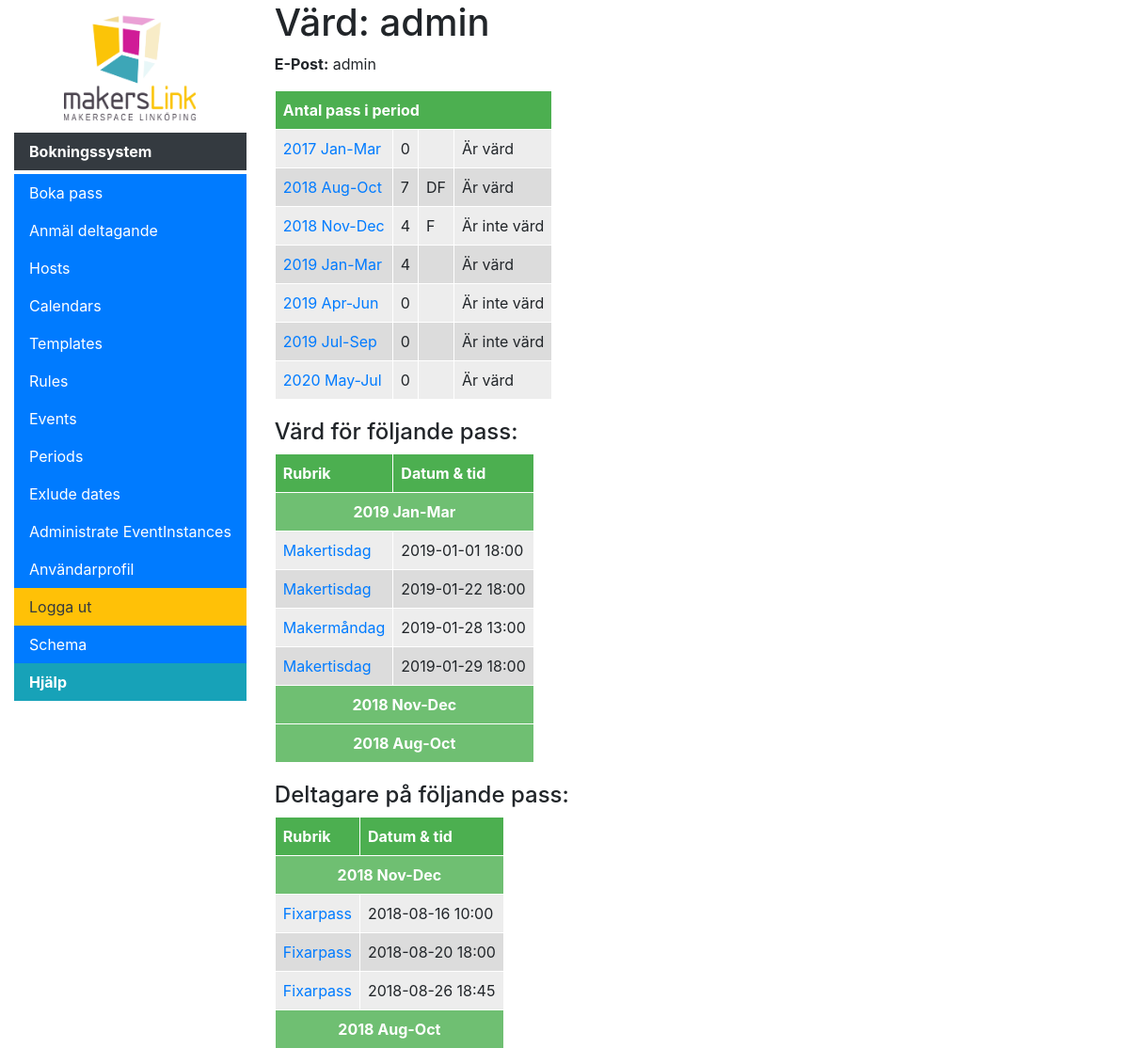
Screenshot of /scheduler/profile (signed in) with the database file from the repository.
### accounts/models.py (models this page shows, shortened)
class User(AbstractBaseUser, PermissionsMixin):
    USERNAME_FIELD = 'email'
    REQUIRED_FIELDS = ['slackId']
    class Meta:
        verbose_name = 'user'
        verbose_name_plural = 'users'
    objects = UserManager()
    slackIdValid = RegexValidator(r'^((?!@).)*$', 'Ange ditt slacknamn utan @-tecken.',
            code='invalid_slackId')
    email = models.EmailField(unique=True, verbose_name="E-post")
    slackId = models.CharField(max_length=100, verbose_name="Slacknamn", unique=True, blank=False, null=False, validators=[slackIdValid])
    is_active = models.BooleanField(default=False)
    is_staff = models.BooleanField(default=False)
    is_registration_complete = models.BooleanField(default=False)

### scheduler/models.py (models this page shows, shortened)
class SchedulingPeriod(models.Model):
    start = models.DateField(help_text="Start of period", db_index=True)
    end = models.DateField(help_text="End of period", db_index=True)
    num_required_events = models.IntegerField(default = 6, help_text="Number of events a host should have in this period")
    participant_key_string = ParticipantKeyField(default = "", help_text="A string representing the events a host is required to be a participant to in this period", max_length=10)
    hosts = models.ManyToManyField(accounts.models.User, related_name="periods", related_query_name="period", blank=True)
    class Meta:
        ordering = ('-start', '-end' )
    @property
    def name(self):
        return self.start.strftime('%Y %b') + "-" + self.end.strftime('%b')
    def get_absolute_url(self):
        return reverse('period-detail', args=[str(self.id)])
    def get_participant_key_list(self):
        userParticipantList = accounts.models.User.objects.all().order_by('eventinstance__participants__slackId', 'eventinstance__period', 'eventinstance__event__template__count_key').annotate(
            participantName = Max('eventinstance__participants__slackId'), keyChar=Max('eventinstance__event__template__count_key', filter=Q(eventinstance__period=self.id)))
        currentUser = None
        resultList = {}
        for userParticipant in userParticipantList:
            if (currentUser == None or currentUser != userParticipant.participantName) and userParticipant.participantName != None:
                currentUser = userParticipant.participantName
                resultList[currentUser] = "";
            if currentUser != None and userParticipant.keyChar != None:
                resultList[currentUser] = resultList[currentUser] + userParticipant.keyChar
        return resultList
    def get_host_count_list(self):
        userHostList = accounts.models.User.objects.all().order_by('slackId', 'eventinstance__period').annotate(
            host_count=Count('slackId', filter=Q(eventinstance__status=1, eventinstance__period=self.id))).order_by('host_count')
        return userHostList
    def get_host_count_key_list(self):
        count_list = self.get_host_count_list()
        key_list = self.get_participant_key_list()
        resultList = {}
        for host in count_list:
            resultList[host.slackId] = str(host.host_count)
            if host.slackId in key_list:
                resultList[host.slackId] = resultList[host.slackId] + " " + key_list[host.slackId]
        return resultList
    def get_all_host_count_key_lists(only_hosts_in_last_period = False):
        periodList = SchedulingPeriod.objects.all().order_by('-start')
        resultList = {}
        for period in periodList:
            for user, count_key in period.get_host_count_key_list().items():
                if not only_hosts_in_last_period or user in SchedulingPeriod.objects.latest('end').hosts.all().values_list('slackId', flat=True):
                    if user not in resultList:
                        resultList[user] = {}
                    resultList[user][period] = count_key
        return resultList
    def __str__(self):
        return self.name

class EventInstance(models.Model):
    STATUS = (
        (-1, 'Ombokning krävs'),
        (0, 'Ledigt'),
        (1, 'Bokat'),
        (2, 'Inställt'),
    )
    id = models.UUIDField(primary_key=True, default=uuid.uuid4, editable=False, help_text="Unique ID for this bookinginstance")
    google_calendar_booking_id = models.CharField(max_length=300, help_text="Unique ID from google after instance is created", null=True, blank=True)
    host = models.ForeignKey('accounts.User', on_delete=models.SET_NULL, null=True)
    participants = models.ManyToManyField('accounts.User', related_name="participants", related_query_name="participant", blank=True)
    event = models.ForeignKey('Event', on_delete=models.SET_NULL, null=True)
    start = models.DateTimeField(help_text="Start of event")
    end = models.DateTimeField(help_text="End of event")
    status = models.IntegerField(default=0, choices=STATUS, help_text="Instance status")
    period = models.ForeignKey('SchedulingPeriod', on_delete=models.SET_NULL, null=True, blank=True)
    unique_title = models.CharField(max_length=100, default="", blank=True, help_text="Enter title to be inserted before the header when cancelling, leave blank to use default: {}".format(settings.CANCELLED_TITLE))
    unique_description = models.CharField(max_length=400, default="", blank=True, help_text="Enter a description for a cancelled event, leave blank to use default: {}".format(settings.CANCELLED_DESCRIPTION))
    @property
    def title(self):
        return self.event.template.title
    @property
    def header(self):
        return self.event.template.header
    class Meta:
        ordering = ["start", "end"]
        unique_together = ('event', 'start', 'end')
    def display_host(self):
        return ''.join([self.host.email])
    display_host.short_description = "Host"

class Event(models.Model):
    name = models.CharField(max_length=50, help_text="Enter a human-friendly name for this type of Event")
    description = models.CharField(max_length=300, help_text="Enter a description for this type of Event", null=True, blank=True)
    template = models.ForeignKey('EventTemplate', on_delete=models.SET_NULL, null=True, help_text="Select a template for how scheduled Events will look in the calendar.")
    start = models.DateTimeField(help_text="Start of event repetition and start time of events", db_index=True)
    end = models.DateTimeField(help_text="End time of events, must be after start", db_index=True)
    repeat_end = models.DateTimeField(help_text="Date to end repetition", null=True, blank=True)
    rule = models.ForeignKey('SchedulingRule', null=True, blank=True, help_text="Select '----' for a one time only event.", on_delete=models.SET_NULL)
    class Meta:
        ordering = ["name"]
    """
    Retrieves events between two dates
    If replace=True it replaces generated events with actual objects from DB
    If replace=False it removes generated events where there is an actual object in DB but does not replace it.
    """

class EventTemplate(models.Model):
    name = models.CharField(max_length=50, help_text="Enter a human-friendly name for this template")
    count_key = models.CharField(max_length=1, help_text="Key displayed when counting participantcy", default = 'D')
    title = models.CharField(max_length=100, help_text="Enter title to be used for booking")
    header = models.CharField(max_length=200, help_text="Enter a, optional, header for the event to be inserted after the hosts name into the descriptionfield in the calendar event.", null=True, blank=True)
    body = models.TextField(max_length=1000, help_text="Enter a larger body of text to be inserted after the header in the description field in the calendar event", null=True, blank=True)
    num_participants = models.IntegerField(default = 0, help_text="Number of participants, -1 for infinite")
    calendar = models.ForeignKey('SchedulingCalendar', on_delete=models.SET_NULL, null=True, help_text="Select the calendar to sync events to.")
    synchronize = models.BooleanField(default=True, help_text="If active, scheduled events will be synced to Google calendar upon creation.")
    class Meta:
        ordering = ["name"]

### scheduler/views.py (the view)
# urls.py: path('profile', views.ProfileView.as_view(), name='profile'),
class ProfileView(LoginRequiredMixin, UnsecuredHostDetailView):
    def get_object(self):
        return self.request.user

### scheduler/context_processors.py (called while the page is built)
def extra_menu_processor(request):
    extra = {}
    if hasattr(settings, "MENU_TITLE"):
    	extra['menu_title'] = settings.MENU_TITLE
    if hasattr(settings, "LOGO"):
        extra['logo'] = settings.LOGO
    if hasattr(settings, "MENU_EXTRA"):
        extra['menu_extra'] = settings.MENU_EXTRA
    return extra

### scheduler/views.py (called while the page is built)
    def get_context_data(self, **kwargs):
        context = super(UnsecuredHostDetailView, self).get_context_data(**kwargs)
        context['period_list'] = SchedulingPeriod.objects.all().annotate(event_count = Count('eventinstance', filter=Q(eventinstance__status=1, eventinstance__host=self.get_object())))
        context['period_host_list'] = SchedulingPeriod.get_all_host_count_key_lists()
        context['hosted_events'] = self.get_object().eventinstance_set.filter(status=1).order_by('period', 'start')
        context['participant_events'] = self.get_object().participants.all().order_by('period', 'start')
        return context

### scheduler/templates/scheduler/host_detail.html (shortened to what this page needs)
{% extends "base_generic.html" %}
{% block content %}
{% regroup participant_list by period as participant_list_by_period %}
  <h1>Värd: {{ view_user.slackId }}</h1>
  <p><strong>E-Post:</strong> {{ view_user.email }}</p>
  <table>
  <thead>
    {% if user.is_staff %}
        <tr><th colspan =4>Antal pass i period</th></tr>
    {% else %}
        <tr><th colspan =3>Antal pass i period</th></tr>
    {% endif %}
  </thead>
  {% for period in period_list %}
    <tr class="{% cycle 'row-uneven' 'row-even' %}">
      {% if user.is_staff %}
        <td><a href="{{ period.get_absolute_url }}">{{ period.name }}</a></td>
      {% else %}
        <td>{{ period.name }}</td>
      {% endif %}
      <td>{{ period.event_count }}</td>
      <td>
          {% for host, key_string in period.get_participant_key_list.items %}
            {% if host == view_user.slackId %}
                 {{ key_string }}
		    {% endif %}
          {% endfor %}
      </td>
      {% if user.is_staff %}
        <td>
            {% if view_user in period.hosts.all %}
                Är värd
            {% else %}
                Är inte värd
            {% endif %}
        </td>
      {% endif %}
    </tr>
  {% empty %}
    {% if user.is_staff %}
        <tr><td colspan=4>Ännu inte värd på några pass.</td></tr>
    {% else %}
        <tr><td colspan=3>Ännu inte värd på några pass.</td></tr>
    {% endif %}
  {% endfor %}
  </table>
  <div style="margin-top:20px">
    <h4>Värd för följande pass:</h4>
    {% if hosted_events %}
      <table>
        <thead>
          <tr>
            <th>Rubrik</th>
            <th>Datum & tid</th>
          </tr>
        </thead>
        {% regroup hosted_events by period as period_list %}
        {% for period in period_list %}
          <tr>
            <td class="emph sub-head" colspan =2>
              <a data-toggle="collapse" href="#collapse-host-{{ forloop.counter0 }}" role="button" aria-expanded="false" aria-controls="collapseExample">
                {{ period.grouper }}
              </a>
            </td>
          </tr>
          <tbody class="collapse {% if forloop.first %}show{% endif %}" id="collapse-host-{{ forloop.counter0 }}">
            {% for eventinstance in period.list %}
              <tr class="{% cycle 'row-uneven' 'row-even' as rowclass %}">
                <td><a href="{% url 'eventinstance-join' pk=eventinstance.pk %}">{{ eventinstance.title }}{{ period.id }}</a></td>
                <td>{{ eventinstance.start|date:"Y-m-d H:i" }}</td>
              </tr>
            {% endfor %}
          </tbody>
        {% endfor %}
      </table>
    {% else %}
      Ännu inte värd för några pass.
    {% endif %}
  </div>
  <div style="margin-top:20px">
    <h4>Deltagare på följande pass:</h4>
    {% if participant_events %}
      <table>
        <thead>
          <tr>
            <th>Rubrik</th>
            <th>Datum & tid</th>
          </tr>
        </thead>
        {% regroup participant_events by period as period_list %}
        {% for period in period_list %}
          <tr>
            <td class="emph sub-head" colspan =2>
              <a data-toggle="collapse" href="#collapse-participant-{{ forloop.counter0 }}" role="button" aria-expanded="false" aria-controls="collapseExample">
                {{ period.grouper }}
              </a>
            </td>
          </tr>
          <tbody class="collapse {% if forloop.first %}show{% endif %}" id="collapse-participant-{{ forloop.counter0 }}">
            {% for eventinstance in period.list %}
              <tr class="{% cycle 'row-uneven' 'row-even' as rowclass %}">
                <td><a href="{% url 'eventinstance-join' pk=eventinstance.pk %}">{{ eventinstance.title }}</a></td>
                <td>{{ eventinstance.start|date:"Y-m-d H:i" }}</td>
              </tr>
            {% endfor %}
          </tbody>
        {% endfor %}
      </table>
    {% else %}
      Ännu inte deltagare på några pass.
    {% endif %}
  </div>
{% endblock %}

### scheduler/templates/base_generic.html (style rules this page uses)
tr.row-uneven { background: #EDEDED; }
tr.row-even { background: #DCDCDC; }
td.emph { background: #6fbf72; font-weight:bold; color: white; }
td, th { border: 1px solid #FFFFFF; padding: 8px; }
th { background: #4CAF50; color: white; }
td.emph a { color: white; }
.sub-head { text-align:center; }

### rows the page displays
User: slackId "admin", email "admin"
SchedulingPeriod: name "2017 Jan-Mar", event_count "0", shows "Är värd"
SchedulingPeriod: name "2018 Aug-Oct", event_count "7", get_participant_key_list "DF", shows "Är värd", grouper "2018 Aug-Oct"
SchedulingPeriod: name "2018 Nov-Dec", event_count "4", get_participant_key_list "F", shows "Är inte värd", grouper "2018 Nov-Dec"
SchedulingPeriod: name "2019 Jan-Mar", event_count "4", shows "Är värd", grouper "2019 Jan-Mar"
SchedulingPeriod: name "2019 Apr-Jun", event_count "0", shows "Är inte värd"
SchedulingPeriod: name "2019 Jul-Sep", event_count "0", shows "Är inte värd"
SchedulingPeriod: name "2020 May-Jul", event_count "0", shows "Är värd"
EventInstance: title "Makertisdag", start "2019-01-01 18:00"
EventInstance: title "Makertisdag", start "2019-01-22 18:00"
EventInstance: title "Makermåndag", start "2019-01-28 13:00"
EventInstance: title "Makertisdag", start "2019-01-29 18:00"
EventInstance: title "Fixarpass", start "2018-08-16 10:00"
EventInstance: title "Fixarpass", start "2018-08-20 18:00"
EventInstance: title "Fixarpass", start "2018-08-26 18:45"

### other values shown
{{ menu_title }} "Bokningssystem"
{{ menu_item.name }} "Schema" "Hjälp"
